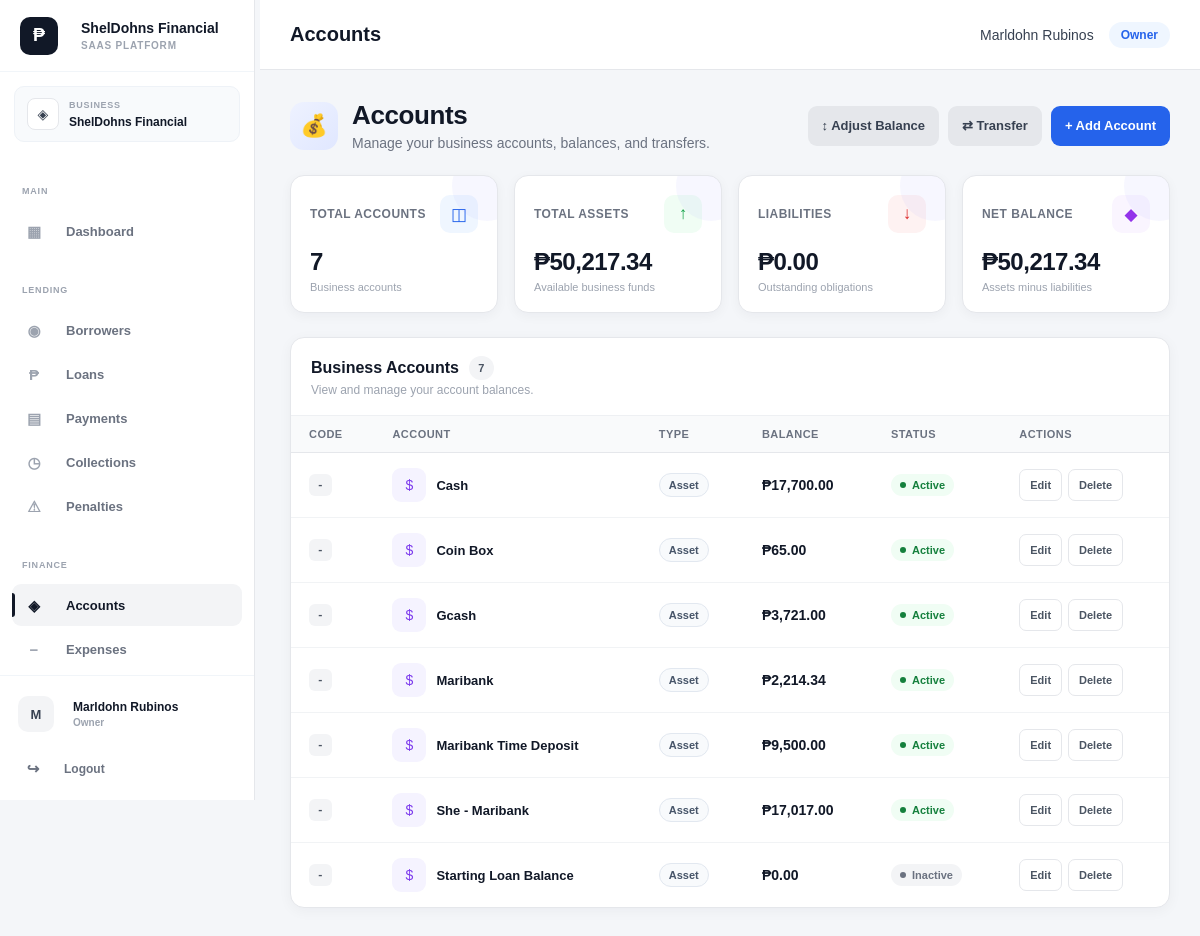
The app's page /public/index.php?url=accounts (signed in) with its own data.
### tables this page shows
CREATE TABLE `accounts` (
  `id` int(10) UNSIGNED NOT NULL,
  `business_id` bigint(20) UNSIGNED NOT NULL,
  `account_name` varchar(150) NOT NULL,
  `account_type` varchar(50) DEFAULT NULL,
  `balance` decimal(15,2) NOT NULL DEFAULT 0.00,
  `status` enum('active','inactive') NOT NULL DEFAULT 'active',
  `created_by` int(10) UNSIGNED DEFAULT NULL,
  `created_at` timestamp NOT NULL DEFAULT current_timestamp(),
  `updated_at` timestamp NOT NULL DEFAULT current_timestamp() ON UPDATE current_timestamp()
);

### app/views/accounts/index.php (the view, shortened to what the rows shown need)
<?php
$accounts = is_array($accounts ?? null)
    ? $accounts
    : [];
?>
<!DOCTYPE html>
<html lang="en">
<head>
    <link
        rel="stylesheet"
        href="assets/css/style.css"
    >
</head>
<body>
<div class="main-content">
    <div class="container accounts-page">
        <div class="accounts-header">
            <div class="accounts-heading">
                <div>
                    <h1>
                        Accounts
                    </h1>
                </div>
            </div>
        </div>
        <div class="accounts-panel">
            <div class="accounts-panel-header">
                <div>
                    <div class="accounts-panel-title">
                        <h2>
                            Business Accounts
                        </h2>
                    </div>
                </div>
            </div>
            <?php if (empty($accounts)): ?>
                <div class="accounts-empty">
                    <div class="accounts-empty-icon">
                        💰
                    </div>
                    <h3>
                        No Accounts Yet
                    </h3>
                    <p>
                        Create your first business account
                        to start tracking balances,
                        transfers, and financial activity.
                    </p>
                    <button
                        type="button"
                        class="btn btn-primary"
                        onclick="openCreateModal()"
                    >
                        + Add Your First Account
                    </button>
                </div>
            <?php else: ?>
                <div class="accounts-table-wrapper">
                    <table class="accounts-table">
                        <thead>
                            <tr>
                                <th>
                                    Code
                                </th>
                                <th>
                                    Account
                                </th>
                                <th>
                                    Type
                                </th>
                                <th>
                                    Balance
                                </th>
                                <th>
                                    Status
                                </th>
                                <th>
                                    Actions
                                </th>
                            </tr>
                        </thead>
                        <tbody>
                        <?php foreach (
                            $accounts as $account
                        ): ?>
                            <?php
                            $accountId =
                                (int)(
                                    $account['id']
                                    ?? 0
                                );
                            $accountCode =
                                $account['account_code']
                                ?? $account['code']
                                ?? '';
                            $accountName =
                                $account['account_name']
                                ?? $account['name']
                                ?? '';
                            $accountType =
                                $account['account_type']
                                ?? $account['type']
                                ?? '';
                            $accountBalance =
                                (float)(
                                    $account['balance']
                                    ?? $account['current_balance']
                                    ?? 0
                                );
                            $accountStatus =
                                strtolower(
                                    trim(
                                        $account['status']
                                        ?? 'active'
                                    )
                                );
                            $formattedType =
                                ucfirst(
                                    str_replace(
                                        '_',
                                        ' ',
                                        $accountType
                                    )
                                );
                            $statusClass =
                                match ($accountStatus) {
                                    'active' =>
                                        'status-active',
                                    'inactive' =>
                                        'status-inactive',
                                    'suspended' =>
                                        'status-suspended',
                                    default =>
                                        'status-default'
                                };
                            ?>
                            <tr>
                                <td>
                                    <span class="account-code">
                                        <?= htmlspecialchars(
                                            $accountCode ?: '-',
                                            ENT_QUOTES,
                                            'UTF-8'
                                        ) ?>
                                    </span>
                                </td>
                                <td>
                                    <div
                                        class="
                                            account-name-cell
                                        "
                                    >
                                        <div
                                            class="
                                                account-name-icon
                                            "
                                        >
                                            $
                                        </div>
                                        <span
                                            class="account-name"
                                        >
                                            <?= htmlspecialchars(
                                                $accountName ?: '-',
                                                ENT_QUOTES,
                                                'UTF-8'
                                            ) ?>
                                        </span>
                                    </div>
                                </td>
                                <td>
                                    <span
                                        class="
                                            account-type-badge
                                        "
                                    >
                                        <?= htmlspecialchars(
                                            $formattedType,
                                            ENT_QUOTES,
                                            'UTF-8'
                                        ) ?>
                                    </span>
                                </td>
                                <td>
                                    <span
                                        class="account-balance"
                                    >
                                        ₱<?= number_format(
                                            $accountBalance,
                                            2
                                        ) ?>
                                    </span>
                                </td>
                                <td>
                                    <span
                                        class="
                                            status-pill
                                            <?= htmlspecialchars(
                                                $statusClass,
                                                ENT_QUOTES,
                                                'UTF-8'
                                            ) ?>
                                        "
                                    >
                                        <?= htmlspecialchars(
                                            ucfirst(
                                                $accountStatus
                                            ),
                                            ENT_QUOTES,
                                            'UTF-8'
                                        ) ?>
                                    </span>
                                </td>
                                <td>
                                    <div
                                        class="
                                            account-row-actions
                                        "
                                    >
                                        <button
                                            type="button"
                                            class="table-action edit-account-btn"
                                            data-account-id="<?= $accountId ?>"
                                            data-account-name="<?= htmlspecialchars(
                                                $accountName,
                                                ENT_QUOTES,
                                                'UTF-8'
                                            ) ?>"
                                            data-account-type="<?= htmlspecialchars(
                                                $accountType,
                                                ENT_QUOTES,
                                                'UTF-8'
                                            ) ?>"
                                            data-account-balance="<?= htmlspecialchars(
                                                (string)$accountBalance,
                                                ENT_QUOTES,
                                                'UTF-8'
                                            ) ?>"
                                            data-account-status="<?= htmlspecialchars(
                                                $accountStatus,
                                                ENT_QUOTES,
                                                'UTF-8'
                                            ) ?>"
                                        >
                                            Edit
                                        </button>
                                        <form
                                            method="POST"
                                            action="index.php?url=accounts/delete"
                                            style="display:inline;"
                                            onsubmit="
                                                return confirm(
                                                    'Are you sure you want to delete this account?'
                                                );
                                            "
                                        >
                                            <button
                                                type="submit"
                                                class="
                                                    table-action
                                                    table-action-delete
                                                "
                                            >
                                                Delete
                                            </button>
                                        </form>
                                    </div>
                                </td>
                            </tr>
                        <?php endforeach; ?>
                        </tbody>
                    </table>
                </div>
            <?php endif; ?>
        </div>
    </div>
</div>
</body>
</html>

### records on screen
accounts: accountCode "-", account_name "Cash", account_type "Asset", balance "17,700.00", status "Active"
accounts: accountCode "-", account_name "Coin Box", account_type "Asset", balance "65.00", status "Active"
accounts: accountCode "-", account_name "Gcash", account_type "Asset", balance "3,721.00", status "Active"
accounts: accountCode "-", account_name "Maribank", account_type "Asset", balance "2,214.34", status "Active"
accounts: accountCode "-", account_name "Maribank Time Deposit", account_type "Asset", balance "9,500.00", status "Active"
accounts: accountCode "-", account_name "She - Maribank", account_type "Asset", balance "17,017.00", status "Active"
accounts: accountCode "-", account_name "Starting Loan Balance", account_type "Asset", balance "0.00", status "Inactive"

### other values on screen
$sidebarBrandName "ShelDohns Financial"
$sidebarBrandTagline "SAAS PLATFORM"
$business['name'] "ShelDohns Financial"
$avatarLetter "M"
$displayName "Marldohn Rubinos"
$displayRole "Owner"
$totalAccounts "7"
$totalAssets "50,217.34"
$totalLiabilities "0.00"
$netBalance "50,217.34"
